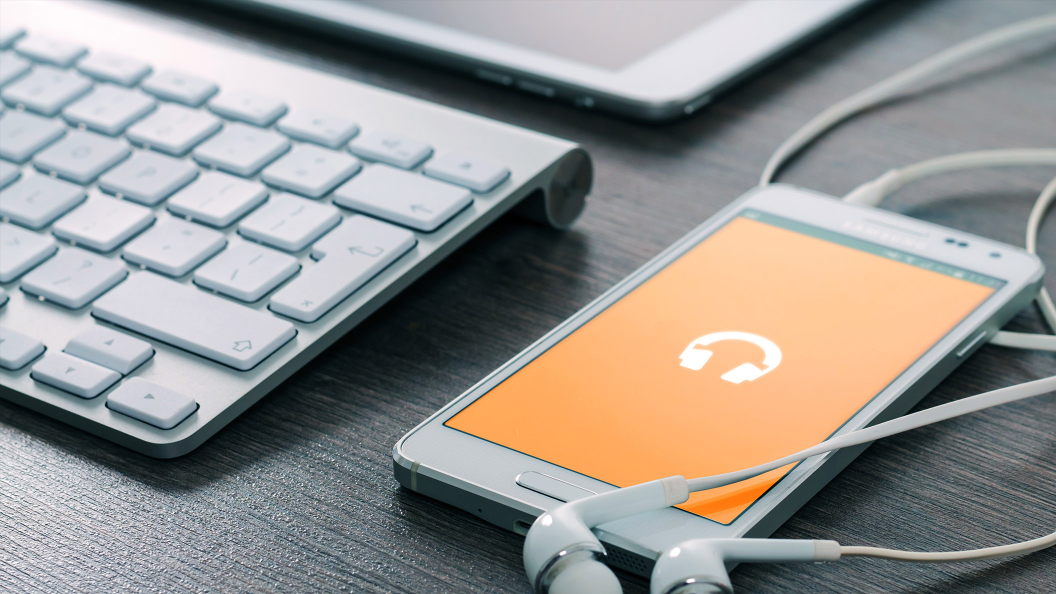
#> input picture wallpaper.jpg, 2112 x 1188 px (shown at 1/2 size)
$ python opencv.py
#> lines starting #> are read from the running program, lines starting #| are printed output that depends on the picture
import cv2

#colored image
img = cv2.imread('wallpaper.jpg',1)
#> img is the input picture: shape (1188, 2112, 3); mean B, G, R 144.8, 148, 149.5

resized = cv2.resize(img, (int(img.shape[1]/2), int(img.shape[0]/2)))
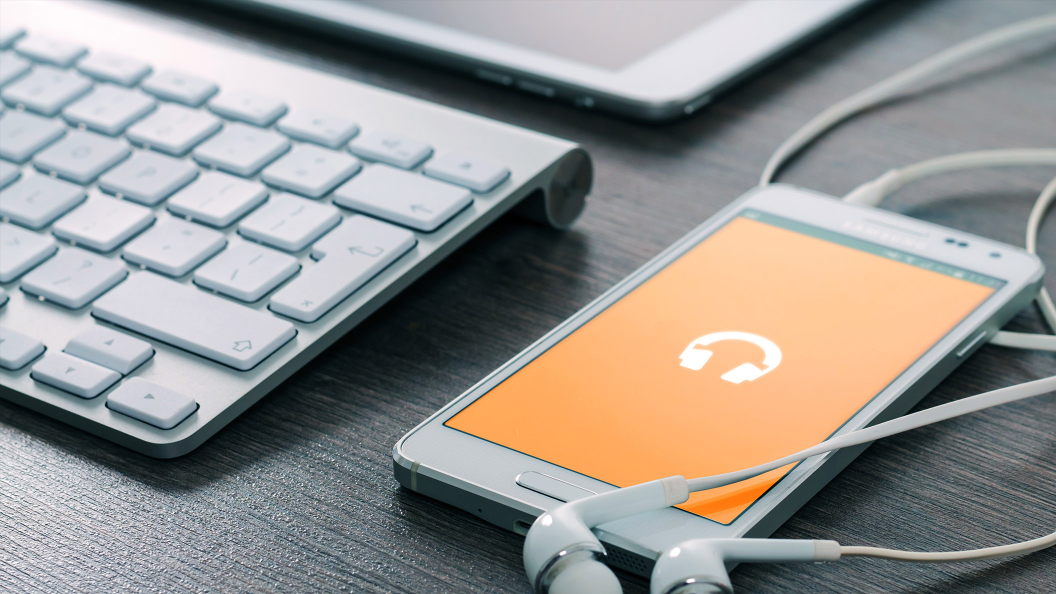
#> resized: shape (594, 1056, 3); mean B, G, R 145, 148.1, 149.6
cv2.imshow("Laptop", resized)

cv2.waitKey(2000)

cv2.destroyAllWindows()

$ run again, with avengers.jpg copied over wallpaper.jpg
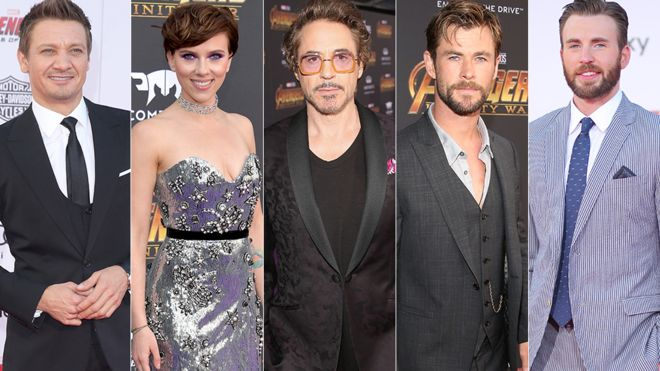
#> input picture avengers.jpg, 660 x 371 px
#> img is the input picture: shape (371, 660, 3); mean B, G, R 114.6, 110.8, 122.8
#> `resized = cv2.resize(img, (int(img.shape[1]/2), int(img.shape[0]/2)))`:
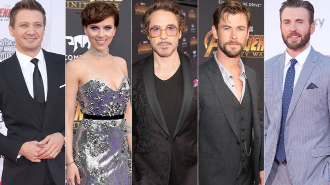
#> resized: shape (185, 330, 3); mean B, G, R 114.4, 110.6, 122.7
